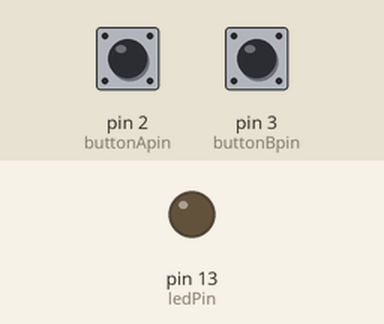
Simulated run of this sketch. Board: Arduino Uno, built with avr-gcc and run on an emulated ATmega328P. Shown: output pins drawn as LEDs (lit = HIGH). The inputs (shaded band) are chosen by the test bench; at power-on: pin 2 (buttonApin) HIGH, pin 3 (buttonBpin) HIGH. What the sketch prints to the serial monitor is not drawn.

Above: at 1.2 s.
1.3 s: pin 2 (buttonApin) pulled LOW for 0.15 s
At 2.5 s:
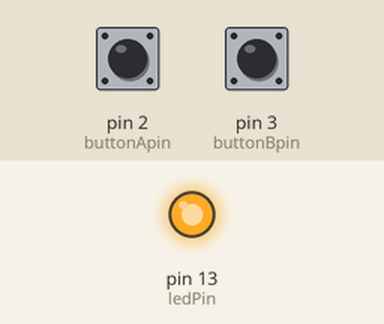
2.9 s: pin 3 (buttonBpin) pulled LOW for 0.15 s
At 3.8 s:
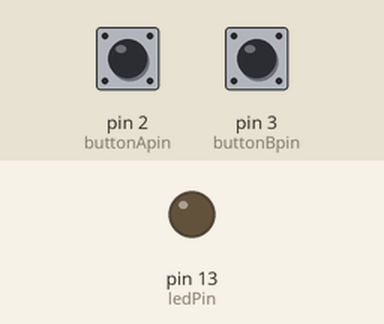
4.5 s: pin 2 (buttonApin) pulled LOW for 1 s
At 4.9 s:
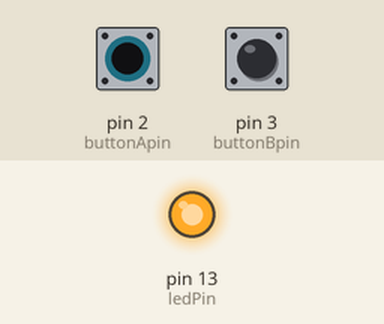
Timing chart, 0 to 7.5 s (numbered marks = the images above; inputs shaded):
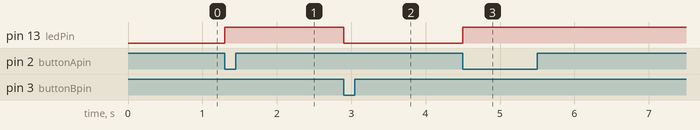

Measured:
- after the input at 1.3 s, pin 13 (ledPin): LOW → HIGH at once
- after the input at 2.9 s, pin 13 (ledPin): HIGH → LOW at once
- after the input at 4.5 s, pin 13 (ledPin): LOW → HIGH at once

The sketch:

Buttons_Input.ino
```cpp
int ledPin = 13;
int buttonApin = 2;
int buttonBpin = 3;

byte leds = 0;

void setup()
{
  Serial.begin(9600);
  pinMode(ledPin, OUTPUT);
  pinMode(buttonApin, INPUT_PULLUP);
  pinMode(buttonBpin, INPUT_PULLUP);
}

void loop()
{
  Serial.println(digitalRead(buttonApin));

  if (digitalRead(buttonApin) == LOW)
  {
    digitalWrite(ledPin, HIGH);
  }
  if (digitalRead(buttonBpin) == LOW)
  {
    digitalWrite(ledPin, LOW);
  }
}
```
